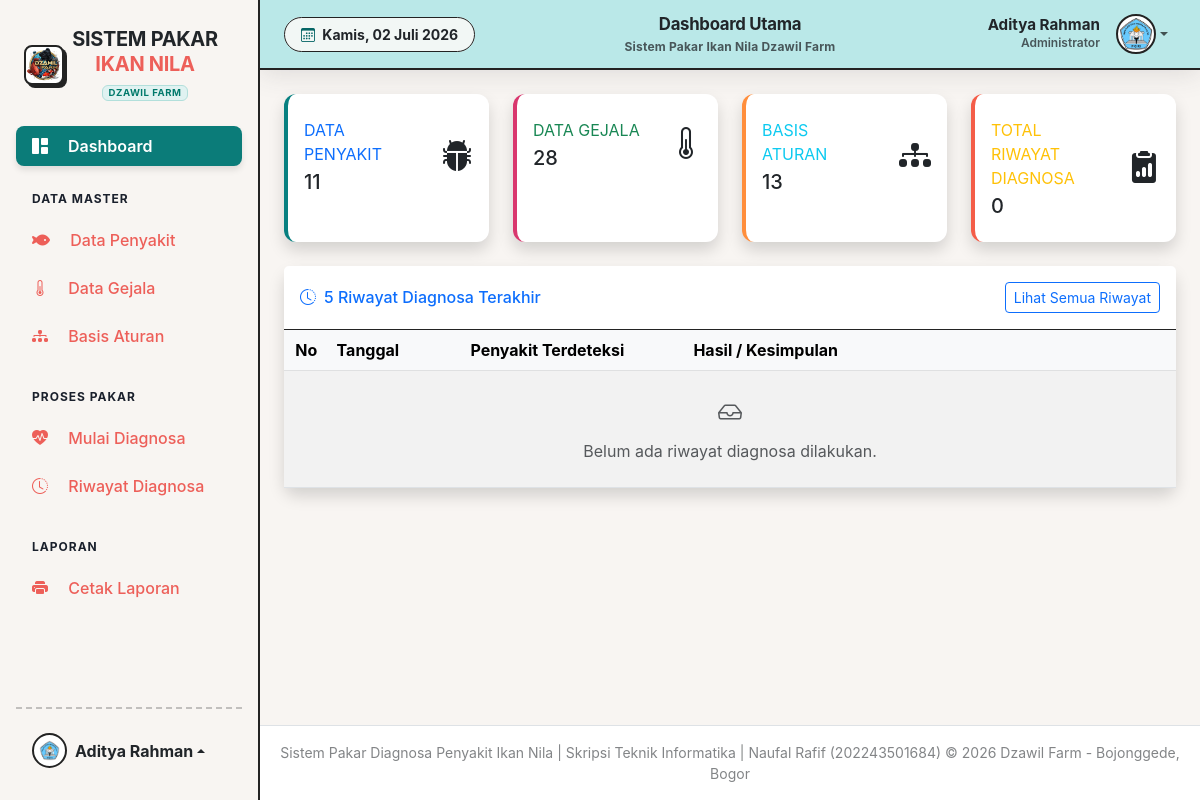
Before: /pages/admin/dashboard.php (signed in) with the older database file.
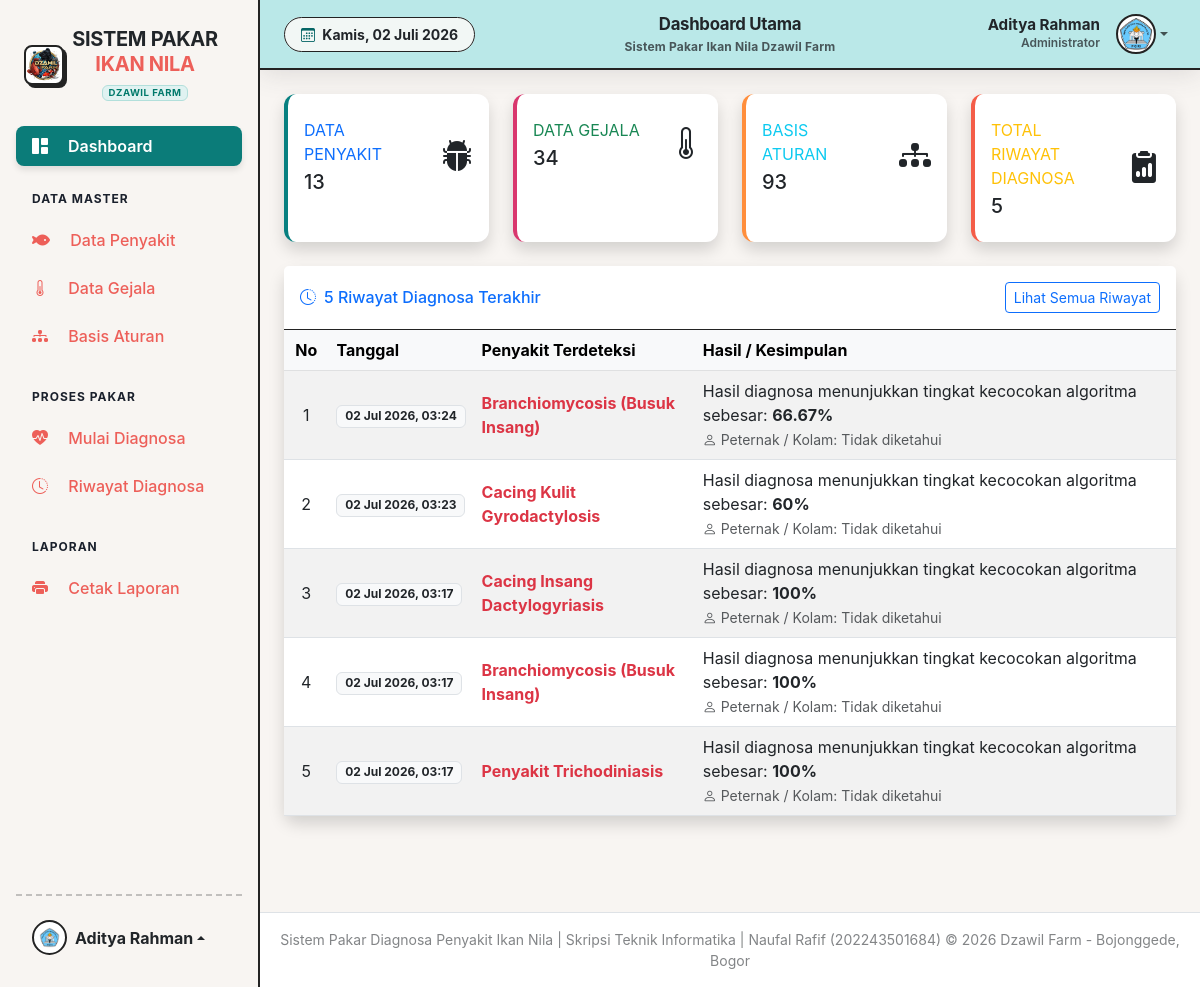
After: the same page with the newer database file.
### tables this page shows
CREATE TABLE `tbl_diagnosa` (
  `id_diagnosa` int(11) NOT NULL,
  `id_admin` int(11) DEFAULT NULL,
  `kode_sampel` varchar(50) DEFAULT NULL,
  `nama_pembudidaya` varchar(100) DEFAULT NULL,
  `tanggal_diagnosa` timestamp NOT NULL DEFAULT current_timestamp(),
  `hasil_penyakit` varchar(10) DEFAULT NULL,
  `confidence` float DEFAULT 0
);

CREATE TABLE `tbl_penyakit` (
  `kode_penyakit` varchar(10) NOT NULL,
  `nama_penyakit` varchar(100) NOT NULL,
  `deskripsi` text DEFAULT NULL,
  `solusi` text DEFAULT NULL,
  `pencegahan` text DEFAULT NULL
);

### config/database.php (called while the page is built, shortened)
<?php
$base_url = 'http://localhost/sistem_pakar_ikan_nila/';
?>

### pages/admin/dashboard.php (the view, shortened to what the rows shown need)
<?php
require_once '../../includes/header.php';
?>
<div class="row">
    <div class="col-md-12">
        <div class="card shadow mb-4 border-0 rounded-lg">
            <div class="card-body p-0">
                <div class="table-responsive">
                    <table class="table table-hover table-striped align-middle mb-0" width="100%" cellspacing="0">
                        <thead class="table-light">
                            <tr>
                                <th width="5%" class="text-center">No</th>
                                <th width="15%">Tanggal</th>
                                <th width="25%">Penyakit Terdeteksi</th>
                                <th width="55%">Hasil / Kesimpulan</th>
                            </tr>
                        </thead>
                        <tbody>
<?php
try {
    $stmt = $pdo->query("SELECT d.*, p.nama_penyakit
                        FROM tbl_diagnosa d
                        LEFT JOIN tbl_penyakit p ON d.hasil_penyakit = p.kode_penyakit
                        ORDER BY d.tanggal_diagnosa DESC LIMIT 5");
    if ($stmt->rowCount() > 0) {
        $no = 1;
        while ($row = $stmt->fetch()) {
            $nama_penyakit = $row['nama_penyakit'] ? htmlspecialchars($row['nama_penyakit']) : '<span class="text-muted fst-italic">Tidak Teridentifikasi</span>';
            $tanggal = date('d M Y, H:i', strtotime($row['tanggal_diagnosa']));
            $persentase = round($row['confidence'] * 100, 2) . '%';
            $pembudidaya = htmlspecialchars($row['nama_pembudidaya'] ?? 'Tidak diketahui');
            echo "<tr>
                    <td class='text-center'>$no</td>
                    <td><span class='badge bg-light text-dark border'>$tanggal</span></td>
                    <td class='fw-bold text-danger'>$nama_penyakit</td>
                    <td>
                        <span class='d-block text-dark'>Hasil diagnosa menunjukkan tingkat kecocokan algoritma sebesar: <b>$persentase</b></span>
                        <small class='text-muted'><i class='bi bi-person'></i> Peternak / Kolam: $pembudidaya</small>
                    </td>
                  </tr>";
            $no++;
        }
    } else {
        echo "<tr><td colspan='4' class='text-center py-4 text-muted'><i class='bi bi-inbox fs-4 d-block mb-2'></i>Belum ada riwayat diagnosa dilakukan.</td></tr>";
    }
} catch (PDOException $e) {
    echo "<tr><td colspan='4' class='text-center text-danger py-4'>Gagal memuat data: " . $e->getMessage() . "</td></tr>";
}
?>
                        </tbody>
                    </table>
                </div>
            </div>
        </div>
    </div>
</div>
<?php require_once '../../includes/footer.php'; ?>

### includes/header.php (shortened to what the rows shown need)
<?php
require_once '../../config/database.php';
$id_admin = $_SESSION['id_admin'];
$stmt = $pdo->prepare("SELECT * FROM tbl_admin WHERE id_admin = ?");
$stmt->execute([$id_admin]);
$admin = $stmt->fetch(PDO::FETCH_ASSOC);
?>
<!DOCTYPE html>
<html lang="id">
<head>
    <link href="https://cdn.jsdelivr.net/npm/bootstrap-icons/font/bootstrap-icons.css" rel="stylesheet">
    <link rel="stylesheet" href="https://cdnjs.cloudflare.com/ajax/libs/font-awesome/6.5.1/css/all.min.css">
    <link href="https://cdn.jsdelivr.net/npm/bootstrap@5.3.0/dist/css/bootstrap.min.css" rel="stylesheet">
    <link rel="stylesheet" href="https://cdn.jsdelivr.net/npm/bootstrap-icons@1.10.5/font/bootstrap-icons.css">
    <link rel="stylesheet" href="<?= $base_url ?>assets/css/style.css">
    <link href="https://cdn.datatables.net/1.13.6/css/dataTables.bootstrap5.min.css" rel="stylesheet">
</head>
<body>
    <div class="wrapper d-flex">
        <div class="main flex-grow-1 d-flex flex-column pt-5 pt-md-0 mt-4 mt-md-0">
            <nav class="navbar navbar-expand navbar-light topbar mb-4 static-top px-4"
                style="background-color: var(--coba); border-bottom: 2px solid var(--dark); height: 70px;">
                <ul class="navbar-nav ms-auto align-items-center">
                    <li class="nav-item dropdown no-arrow position-relative">
                        <a class="nav-link dropdown-toggle d-flex align-items-center rounded-3 p-2" href="#" id="userDropdown" role="button" data-bs-toggle="dropdown" data-bs-display="static" aria-expanded="false" style="transition: all 0.2s;">
                            <div class="text-end me-3 d-none d-lg-block">
                                <span class="d-block text-dark fw-bold" style="font-size: 0.95rem; line-height: 1.2;"><?= htmlspecialchars($admin['nama_admin']) ?></span>
                                <span class="d-block text-muted fw-semibold" style="font-size: 0.75rem;">Administrator</span>
                            </div>
                        </a>
                    </li>
                </ul>
            </nav>
            <div class="container-fluid px-4 flex-grow-1 pb-5">

Changed rows visible on the page:
added tbl_diagnosa: tanggal_diagnosa "02 Jul 2026, 03:24", hasil_penyakit.nama_penyakit "Branchiomycosis (Busuk Insang)", confidence "66.67%", nama_pembudidaya "Tidak diketahui"
added tbl_diagnosa: tanggal_diagnosa "02 Jul 2026, 03:23", hasil_penyakit.nama_penyakit "Cacing Kulit Gyrodactylosis", confidence "60%", nama_pembudidaya "Tidak diketahui"
added tbl_diagnosa: tanggal_diagnosa "02 Jul 2026, 03:17", hasil_penyakit.nama_penyakit "Cacing Insang Dactylogyriasis", confidence "100%", nama_pembudidaya "Tidak diketahui"
added tbl_diagnosa: tanggal_diagnosa "02 Jul 2026, 03:17", hasil_penyakit.nama_penyakit "Branchiomycosis (Busuk Insang)", confidence "100%", nama_pembudidaya "Tidak diketahui"
added tbl_diagnosa: tanggal_diagnosa "02 Jul 2026, 03:17", hasil_penyakit.nama_penyakit "Penyakit Trichodiniasis", confidence "100%", nama_pembudidaya "Tidak diketahui"
Other visible differences:
$penyakit: "11" → "13"
$gejala: "28" → "34"
$aturan: "13" → "93"
$diagnosa: "0" → "5"
text no longer shown: "Belum ada riwayat diagnosa dilakukan."
